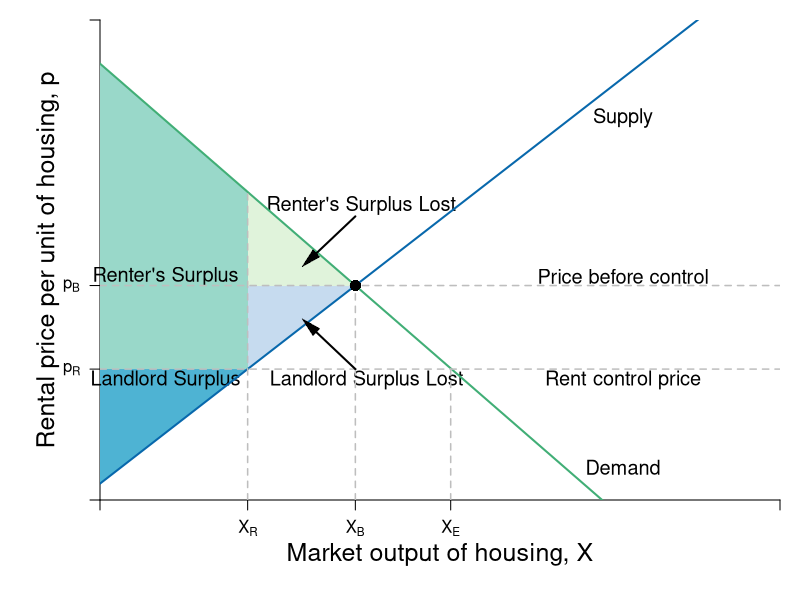

Source code (R):
require(shape)
pdf(file = "public_mechanism/landlord_rc.pdf", width = 9, height = 7)

#Set parameters for graphics
axislabelsize <- 1.5
labelsize <- 1.2
graphlinewidth <- 2
segmentlinewidth <- 1.5

COL <- c("#7fc97f", "#beaed4", "#fdc086", "#ffff99", "#386cb0", "#f0027f", "#bf5b17", "#666666")
COLA <- c("#e0f3db", "#99d8c9","#66c2a4","#41ae76", "#238b45", "#005824")
COLB <- c("#c6dbef", "#4eb3d3", "#2b8cbe", "#0868ac","#084081")
COLC <- c("#fcfbfd", "#efedf5", "#dadaeb", "#bcbddc", "#9e9ac8", "#807dba", "#6a51a3", "#54278f", "#3f007d")

par(mar =  c(5, 5, 1, 1))

Demand <- function(x, rmax = 20, xmax = 12, n = 8) {
  rmax - (rmax/(n*xmax))*x
}

mrsA <- function(x, rmax = 20, xmax = 10) {
  rmax - (rmax/xmax)*x
}

#uA <- function(x, y, rmax, rmax = 20, xmax = 10) {
#  y + rmax*x - (1/2)(rmax/xmax)*x^2
#}


Supply <- function(x, c1 = 0.75, c2 = 0.0465){
  c1 + 4*c2*x
}

xlims <- c(0, 130)
ylims <- c(0, 22)

npts <- 501 
x <- seq(xlims[1], xlims[2], length.out = npts)
y <- seq(ylims[1], ylims[2], length.out = npts) 
a <- c(46.08, 55, 64)
b <- c(46.08, 55, 64)

plot(0, 0, xlim = xlims, ylim = ylims, type = "n",
     xlab = expression(paste("")),
     ylab = expression(paste("")), 
     xaxt = "n", 
     yaxt = "n", 
     cex.lab = axislabelsize, 
     bty = "n",
     xaxs="i", 
     yaxs="i")

# ticksy <- seq(from = 0, to = ylims[2], by = 2)
# ylabels <- seq(from = 0, to = ylims[2], by = 2)
# ticksx <- seq(from = 0, to = xlims[2], by = 2)
# xlabels <- seq(from = 0, to = xlims[2], by = 2)
ticksy <- c(0, 6, 9.83, ylims[2])
ylabels <- c(NA, expression(paste(p[R])), expression(paste(p[B])), NA)
ticksx <- c(0, 28.226, 48.817, 48.817 +18.226, xlims[2])
xlabels <- c(NA, expression(paste(X[R])), expression(paste(X[B])), expression(paste(X[E])), NA)

axis(1, at = ticksx, pos = 0, labels = xlabels)
axis(2, at = ticksy, pos = 0, labels = ylabels, las = 1)

npts <- 500 
xx1 <- seq(xlims[1], xlims[2], length.out = npts)

#Draw the polygon for landlord surplus
xpoly1 <- c(0, 28.226, 0, 0)
ypoly1 <- c(0.75, 6, 6, 0.75)
polygon(x = xpoly1, y = ypoly1, col=COLB[2], density=NULL, border = NA)

#Draw the polygon for renter surplus
xpoly2 <- c(0, 0, 28.226, 28.226)
ypoly2 <- c(6, 20, 14.1196, 6)
polygon(x = xpoly2, y = ypoly2, col=COLA[2], density=NULL, border = NA)

#Draw the polygon for renter loss
xpoly3 <- c(28.226, 28.226, 48.817)
ypoly3 <- c( 9.83, 14.1196, 9.83)
polygon(x = xpoly3, y = ypoly3, col=COLA[1], density=NULL, border = NA)

#Draw the polygon for LL loss
xpoly4 <- c(28.226, 28.226, 48.817)
ypoly4 <- c(6, 9.83, 9.83)
polygon(x = xpoly4, y = ypoly4, col=COLB[1], density=NULL, border = NA)
# CHANGE THIS COLOR

text(12.5, 5.5, expression(paste("Landlord Surplus")), xpd = TRUE, cex = labelsize)
#text(25, 5, expression(paste("(Economic Profit)")), xpd = TRUE, cex = labelsize) 

text(12.5, 10.25, expression(paste("Renter's Surplus")), xpd = TRUE, cex = labelsize) 
text(50, 13.5, expression(paste("Renter's Surplus Lost")), xpd = TRUE, cex = labelsize) 

text(51, 5.5, expression(paste("Landlord Surplus Lost")), xpd = TRUE, cex = labelsize) 

#Lines for mrs graph
lines(xx1, Demand(xx1), col = COLA[4], lwd = graphlinewidth)
lines(xx1, Supply(xx1), col = COLB[4], lwd = graphlinewidth)
#lines(xx1, mrsA(xx1, rmax = 20, xmax = 10), col = COLA[4], lwd = graphlinewidth)

segments(0, 9.83, xlims[2], 9.83, lty = 2, "gray" , lwd = segmentlinewidth)
segments(48.817, 0, 48.817, 9.83, lty = 2, col = "gray" , lwd = segmentlinewidth)
points(48.817, 9.83, pch = 16, col = "black", cex = 1.5)

segments(48.817 +18.226, 0, 48.817 +18.226, 6, lty = 2, col = "gray" , lwd = segmentlinewidth)


segments(0, 6, xlims[2], 6, lty = 2, "gray" , lwd = segmentlinewidth)
segments(28.226, 0, 28.226, 14.1196, lty = 2, "gray" , lwd = segmentlinewidth)

#Label axes
mtext(expression(paste("Market output of housing, ", X)), side=1, line = 2.5, cex = axislabelsize)
text(-10, 0.5*ylims[2], expression(paste("Rental price per unit of housing, ", p)), xpd = TRUE, cex = axislabelsize, srt = 90) 
# 
# points(50, 10, pch = 16, col = "black", cex = 1.5)
# text(52, 10.5, expression(M))

#segments(4.11765, 6.17647, 5.88, 8.88, lty = 1, col = COL[2] , lwd = graphlinewidth)
text(100, 10.25, expression("Price before control"), cex = labelsize)
text(100, 5.5, expression(paste("Rent control price")), cex = labelsize)

text(100, 1.5, expression("Demand"), cex = labelsize)
text(100, 17.5, expression("Supply"), cex = labelsize)
#text(7.3, 2.5, expression("Curve"))
#Arrows(7.3, 3.5, 7.3, 6.1, col = "black", lty = 1, lwd = 2, arr.type = "triangle", arr.lwd = 0.5)

#Label the iso-welfare functions for the HG, Aisha
# text(3.8, 1.5, expression(u[1]^A))
# text(4.6, 1.5, expression(u[2]^A))
# text(5.5, 1.5, expression(u[3]^A))
#text(6.6, 8.3, expression(u[4]^A))


#Label the indifference curves for the HG, Betty
# text(7.6, 17, expression(u[1]^B))
# text(6.48.817, 17, expression(u[2]^B))
# text(6, 17, expression(u[3]^B))
#text(3.4, 6.9, expression(v[4]^B))

#Label mrs function
#text(94, 6.8, expression(paste("Demand: ", X(p) == 120 - 6*p)))

#text(94, 5.5, expression(paste("Inverse Demand: ", p(X) == 20 - frac(1,5)*X)))
Arrows(48.817, 13, 40, 11, col = "black", lty = 1, lwd = 2, arr.type = "triangle", arr.lwd = 0.5)
Arrows(48.817, 6, 40, 8, col = "black", lty = 1, lwd = 2, arr.type = "triangle", arr.lwd = 0.5)
#Label satiation
#text(20, 3.5, expression(paste(x[max] == "Point")))
#text(20, 3, expression(paste("of Satiation")))
#Arrows(20, 2.5, 20, 0.5, col = "black", lty = 1, lwd = 2, arr.type = "triangle", arr.lwd = 0.5)

#Label highest willingness to pay
#text(5, 10, expression("Consumer Surplus"))
#text(5, 9, expression(paste(CS==frac(1, 2)*bgroup("(",r[max] - p,")")*x)))
#Arrows(5, 8.5, 5, 6, col = "black", lty = 1, lwd = 2, arr.type = "triangle", arr.lwd = 0.5)

dev.off()
